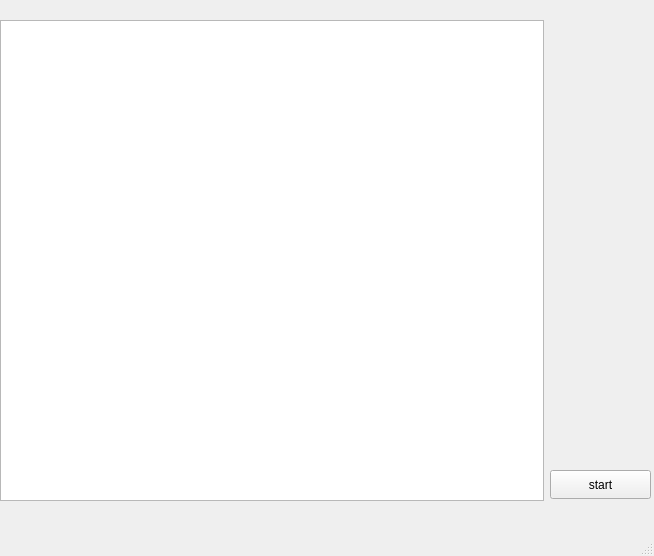
<?xml version="1.0" encoding="UTF-8"?>
<ui version="4.0">
 <class>MainWindow</class>
 <widget class="QMainWindow" name="MainWindow">
  <property name="geometry">
   <rect>
    <x>0</x>
    <y>0</y>
    <width>654</width>
    <height>556</height>
   </rect>
  </property>
  <property name="windowTitle">
   <string>MainWindow</string>
  </property>
  <widget class="QWidget" name="centralwidget">
   <widget class="QPushButton" name="startAndStop">
    <property name="geometry">
     <rect>
      <x>550</x>
      <y>470</y>
      <width>101</width>
      <height>29</height>
     </rect>
    </property>
    <property name="text">
     <string>start</string>
    </property>
   </widget>
   <widget class="QTableView" name="tableView">
    <property name="geometry">
     <rect>
      <x>0</x>
      <y>20</y>
      <width>544</width>
      <height>481</height>
     </rect>
    </property>
   </widget>
  </widget>
  <widget class="QMenuBar" name="menubar">
   <property name="geometry">
    <rect>
     <x>0</x>
     <y>0</y>
     <width>654</width>
     <height>25</height>
    </rect>
   </property>
  </widget>
  <widget class="QStatusBar" name="statusbar"/>
 </widget>
 <resources/>
 <connections/>
</ui>
